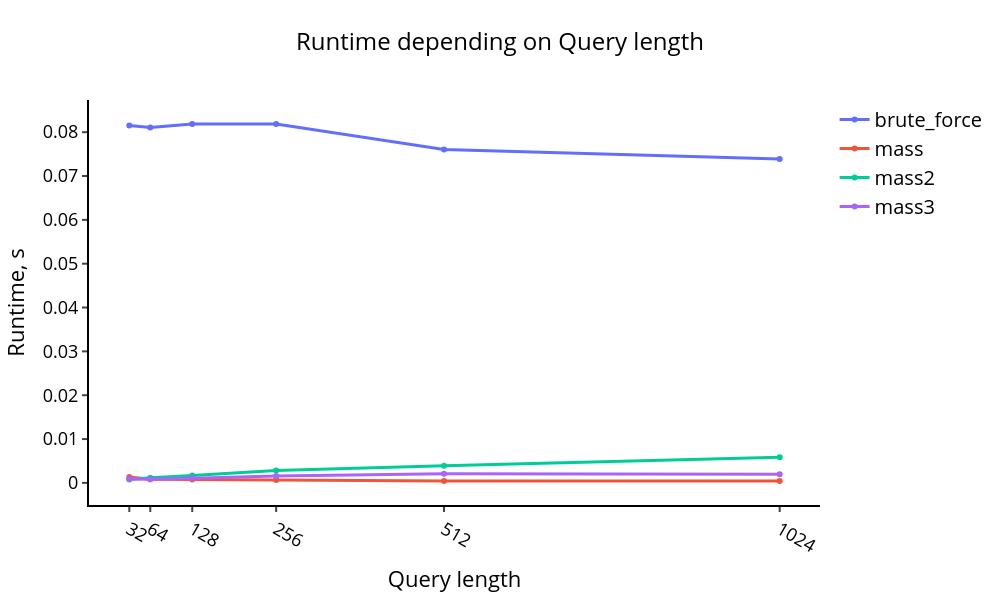

The notebook cell saved with this chart:
### Code cell
comparison_param = np.array(algorithms)

visualize_plot_times(times_exp2, comparison_param, exp2_params)

### Figure 1 — Plotly figure (JSON) as saved in the notebook; plotly's stock layout.template omitted (floating-point values rounded to 4 significant figures)
{"data": [{"line": {"width": 3}, "name": "brute_force", "type": "scatter", "x": [32, 64, 128, 256, 512, 1024], "y": [0.0815, 0.08105, 0.08187, 0.08184, 0.07603, 0.07385]}, {"line": {"width": 3}, "name": "mass", "type": "scatter", "x": [32, 64, 128, 256, 512, 1024], "y": [0.001356, 0.0008383, 0.0007901, 0.0006478, 0.000442, 0.0004318]}, {"line": {"width": 3}, "name": "mass2", "type": "scatter", "x": [32, 64, 128, 256, 512, 1024], "y": [0.000753, 0.001192, 0.001703, 0.002842, 0.00393, 0.005866]}, {"line": {"width": 3}, "name": "mass3", "type": "scatter", "x": [32, 64, 128, 256, 512, 1024], "y": [0.0008729, 0.0008091, 0.001061, 0.001576, 0.002077, 0.001985]}], "layout": {"height": 600, "legend": {"font": {"color": "black", "size": 20}}, "paper_bgcolor": "rgba(0, 0, 0, 0)", "plot_bgcolor": "rgba(0, 0, 0, 0)", "title": {"font": {"color": "black", "size": 24}, "text": "Runtime depending on Query length", "x": 0.5, "xanchor": "center"}, "width": 1000, "xaxis": {"autorange": true, "linecolor": "#000", "linewidth": 2, "range": [-29.47, 1085.0], "showgrid": false, "tickfont": {"color": "black", "size": 18}, "ticks": "outside", "tickvals": [32, 64, 128, 256, 512, 1024], "tickwidth": 2, "title": {"font": {"color": "black", "size": 22}, "text": "Query length"}, "type": "linear"}, "yaxis": {"autorange": true, "linecolor": "#000", "linewidth": 2, "range": [-0.005045, 0.08734], "showgrid": false, "tickfont": {"color": "black", "size": 18}, "ticks": "outside", "tickwidth": 2, "title": {"font": {"color": "black", "size": 22}, "text": "Runtime, s"}, "type": "linear", "zeroline": false}}}
